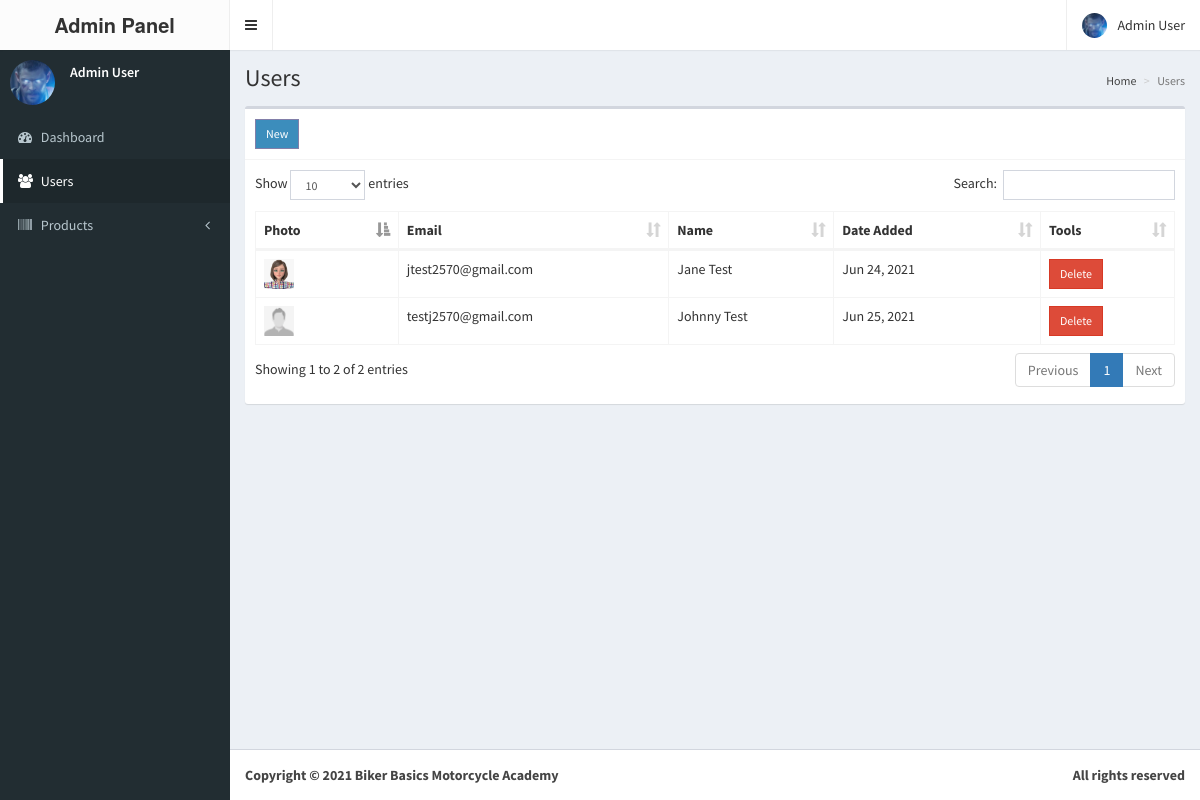
The app's page /bbmashop/admin/users.php (signed in) with its own data.
### tables this page shows
CREATE TABLE `users` (
  `id` int(11) NOT NULL,
  `email` varchar(200) NOT NULL,
  `password` varchar(60) NOT NULL,
  `type` int(1) NOT NULL,
  `firstname` varchar(50) NOT NULL,
  `lastname` varchar(50) NOT NULL,
  `address` text NOT NULL,
  `contact_info` varchar(100) NOT NULL,
  `photo` varchar(200) NOT NULL,
  `status` int(1) NOT NULL,
  `activate_code` varchar(15) NOT NULL,
  `reset_code` varchar(15) NOT NULL,
  `created_on` date NOT NULL
);

### bbmashop/admin/includes/session.php (called while the page is built, shortened)
<?php
	include '../includes/conn.php';
	$conn = $pdo->open();
	$stmt = $conn->prepare("SELECT * FROM users WHERE id=:id");
	$stmt->execute(['id'=>$_SESSION['admin']]);
	$admin = $stmt->fetch();
?>

### bbmashop/admin/users.php (the view, shortened to what this page needs)
<?php include 'includes/session.php'; ?>
<?php include 'includes/header.php'; ?>
<body class="hold-transition skin-black sidebar-mini">
<div class="wrapper">
  <?php include 'includes/navbar.php'; ?>
  <?php include 'includes/menubar.php'; ?>
  <div class="content-wrapper">
    <section class="content-header">
      <h1>
        Users
      </h1>
      <ol class="breadcrumb">
        <li><a href="home.php">Home</a></li>
        <li class="active">Users</li>
      </ol>
    </section>
    <section class="content">
      <div class="row">
        <div class="col-xs-12">
          <div class="box">
            <div class="box-header with-border">
              <a href="#addnew" data-toggle="modal" class="btn btn-primary btn-sm btn-flat">New</a>
            </div>
            <div class="box-body">
              <table id="example1" class="table table-bordered">
                <thead>
                  <th>Photo</th>
                  <th>Email</th>
                  <th>Name</th>
                  <th>Date Added</th>
                  <th>Tools</th>
                </thead>
                <tbody>
                  <?php
                    $conn = $pdo->open();
                    try{
                      $stmt = $conn->prepare("SELECT * FROM users WHERE type=:type");
                      $stmt->execute(['type'=>0]);
                      foreach($stmt as $row){
                        $image = (!empty($row['photo'])) ? '../images/'.$row['photo'] : '../images/profile.jpg';echo "
                          <tr>
                            <td>
                              <img src='".$image."' height='30px' width='30px'>
                            </td>
                            <td>".$row['email']."</td>
                            <td>".$row['firstname'].' '.$row['lastname']."</td>
                            <td>".date('M d, Y', strtotime($row['created_on']))."</td>
                            <td>
                              <button class='btn btn-danger btn-sm delete btn-flat' data-id='".$row['id']."'>Delete</button>
                            </td>
                          </tr>
                        ";
                      }
                    }
                    catch(PDOException $e){
                      echo $e->getMessage();
                    }
                  ?>
                </tbody>
              </table>
            </div>
          </div>
        </div>
      </div>
    </section>
  </div>
  	<?php include 'includes/footer.php'; ?>
</div>
</body>
</html>

### bbmashop/admin/includes/navbar.php (shortened to what this page needs)
<header class="main-header">
  <a href="#" class="logo">
    <span class="logo-lg"><b>Admin Panel</b></span>
  </a>
  <nav class="navbar navbar-static-top">
    <a href="#" class="sidebar-toggle" data-toggle="push-menu" role="button">
    </a>
    <div class="navbar-custom-menu">
      <ul class="nav navbar-nav">
        <li class="dropdown user user-menu">
          <a href="#" class="dropdown-toggle" data-toggle="dropdown">
            <img src="<?php echo (!empty($admin['photo'])) ? '../images/'.$admin['photo'] : '../images/profile.jpg'; ?>" class="user-image" alt="User Image">
            <span class="hidden-xs"><?php echo $admin['firstname'].' '.$admin['lastname']; ?></span>
          </a>
        </li>
      </ul>
    </div>
  </nav>
</header>

### bbmashop/admin/includes/menubar.php (shortened to what this page needs)
<aside class="main-sidebar">
  <section class="sidebar">
    <div class="user-panel">
      <div class="pull-left image">
        <img src="<?php echo (!empty($admin['photo'])) ? '../images/'.$admin['photo'] : '../images/profile.jpg'; ?>" class="img-circle" alt="User Image">
      </div>
      <div class="pull-left info">
        <p><?php echo $admin['firstname'].' '.$admin['lastname']; ?></p>
      </div>
    </div>
    <ul class="sidebar-menu" data-widget="tree">
      <li><a href="home.php"><i class="fa fa-dashboard"></i> <span>Dashboard</span></a></li>
      <li><a href="users.php"><i class="fa fa-users"></i> <span>Users</span></a></li>
      <li class="treeview">
        <a href="#">
          <i class="fa fa-barcode"></i>
          <span>Products</span>
          <span class="pull-right-container">
            <i class="fa fa-angle-left pull-right"></i>
          </span>
        </a>
      </li>
    </ul>
  </section>
</aside>

### records on screen
users: photo (picture), firstname "Admin", lastname "User"
users: photo (picture), email "jtest2570@gmail.com", firstname "Jane", lastname "Test", created_on "Jun 24, 2021"
users: shows a picture, email "testj2570@gmail.com", firstname "Johnny", lastname "Test", created_on "Jun 25, 2021"
